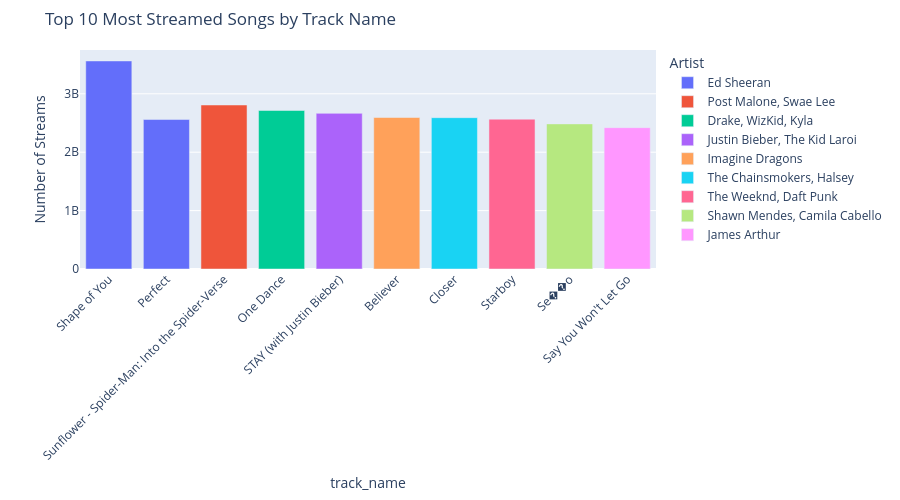

Here is the notebook cell this chart was saved with:
### Markdown cell above
# 1 Top 10 Most Streamed Songs By Track Name(bar chart)

### Code cell
import plotly.io as pio
pio.renderers.default = "vscode"

top_10_tracks = df.sort_values(by='streams', ascending=False).head(10)

fig = px.bar(
    top_10_tracks,
    x='track_name',
    y='streams',
    color='artist(s)_name',
    title='Top 10 Most Streamed Songs by Track Name',
    labels={'artist(s)_name': 'Artist', 'streams': 'Number of Streams'},
    height=500,
    width=900
)

fig.update_layout(
    xaxis_tickangle=-45,
    margin=dict(t=50, b=150)
)

fig.show()

### Figure 1 — Plotly figure (JSON) as saved in the notebook; plotly's stock layout.template omitted (floating-point values rounded to 4 significant figures)
{"data": [{"hovertemplate": "Artist=Ed Sheeran<br>track_name=%{x}<br>Number of Streams=%{y}<extra></extra>", "legendgroup": "Ed Sheeran", "marker": {"color": "#636efa", "pattern": {"shape": ""}}, "name": "Ed Sheeran", "orientation": "v", "showlegend": true, "textposition": "auto", "type": "bar", "x": ["Shape of You", "Perfect"], "xaxis": "x", "y": [3562543890, 2559529074], "yaxis": "y"}, {"hovertemplate": "Artist=Post Malone, Swae Lee<br>track_name=%{x}<br>Number of Streams=%{y}<extra></extra>", "legendgroup": "Post Malone, Swae Lee", "marker": {"color": "#EF553B", "pattern": {"shape": ""}}, "name": "Post Malone, Swae Lee", "orientation": "v", "showlegend": true, "textposition": "auto", "type": "bar", "x": ["Sunflower - Spider-Man: Into the Spider-Verse"], "xaxis": "x", "y": [2808096550], "yaxis": "y"}, {"hovertemplate": "Artist=Drake, WizKid, Kyla<br>track_name=%{x}<br>Number of Streams=%{y}<extra></extra>", "legendgroup": "Drake, WizKid, Kyla", "marker": {"color": "#00cc96", "pattern": {"shape": ""}}, "name": "Drake, WizKid, Kyla", "orientation": "v", "showlegend": true, "textposition": "auto", "type": "bar", "x": ["One Dance"], "xaxis": "x", "y": [2713922350], "yaxis": "y"}, {"hovertemplate": "Artist=Justin Bieber, The Kid Laroi<br>track_name=%{x}<br>Number of Streams=%{y}<extra></extra>", "legendgroup": "Justin Bieber, The Kid Laroi", "marker": {"color": "#ab63fa", "pattern": {"shape": ""}}, "name": "Justin Bieber, The Kid Laroi", "orientation": "v", "showlegend": true, "textposition": "auto", "type": "bar", "x": ["STAY (with Justin Bieber)"], "xaxis": "x", "y": [2665343922], "yaxis": "y"}, {"hovertemplate": "Artist=Imagine Dragons<br>track_name=%{x}<br>Number of Streams=%{y}<extra></extra>", "legendgroup": "Imagine Dragons", "marker": {"color": "#FFA15A", "pattern": {"shape": ""}}, "name": "Imagine Dragons", "orientation": "v", "showlegend": true, "textposition": "auto", "type": "bar", "x": ["Believer"], "xaxis": "x", "y": [2594040133], "yaxis": "y"}, {"hovertemplate": "Artist=The Chainsmokers, Halsey<br>track_name=%{x}<br>Number of Streams=%{y}<extra></extra>", "legendgroup": "The Chainsmokers, Halsey", "marker": {"color": "#19d3f3", "pattern": {"shape": ""}}, "name": "The Chainsmokers, Halsey", "orientation": "v", "showlegend": true, "textposition": "auto", "type": "bar", "x": ["Closer"], "xaxis": "x", "y": [2591224264], "yaxis": "y"}, {"hovertemplate": "Artist=The Weeknd, Daft Punk<br>track_name=%{x}<br>Number of Streams=%{y}<extra></extra>", "legendgroup": "The Weeknd, Daft Punk", "marker": {"color": "#FF6692", "pattern": {"shape": ""}}, "name": "The Weeknd, Daft Punk", "orientation": "v", "showlegend": true, "textposition": "auto", "type": "bar", "x": ["Starboy"], "xaxis": "x", "y": [2565529693], "yaxis": "y"}, {"hovertemplate": "Artist=Shawn Mendes, Camila Cabello<br>track_name=%{x}<br>Number of Streams=%{y}<extra></extra>", "legendgroup": "Shawn Mendes, Camila Cabello", "marker": {"color": "#B6E880", "pattern": {"shape": ""}}, "name": "Shawn Mendes, Camila Cabello", "orientation": "v", "showlegend": true, "textposition": "auto", "type": "bar", "x": ["Se��o"], "xaxis": "x", "y": [2484812918], "yaxis": "y"}, {"hovertemplate": "Artist=James Arthur<br>track_name=%{x}<br>Number of Streams=%{y}<extra></extra>", "legendgroup": "James Arthur", "marker": {"color": "#FF97FF", "pattern": {"shape": ""}}, "name": "James Arthur", "orientation": "v", "showlegend": true, "textposition": "auto", "type": "bar", "x": ["Say You Won't Let Go"], "xaxis": "x", "y": [2420461338], "yaxis": "y"}], "layout": {"barmode": "relative", "height": 500, "legend": {"title": {"text": "Artist"}, "tracegroupgap": 0}, "margin": {"b": 150, "t": 50}, "title": {"text": "Top 10 Most Streamed Songs by Track Name"}, "width": 900, "xaxis": {"anchor": "y", "domain": [0, 1], "tickangle": -45, "title": {"text": "track_name"}}, "yaxis": {"anchor": "x", "domain": [0, 1], "title": {"text": "Number of Streams"}}}}
